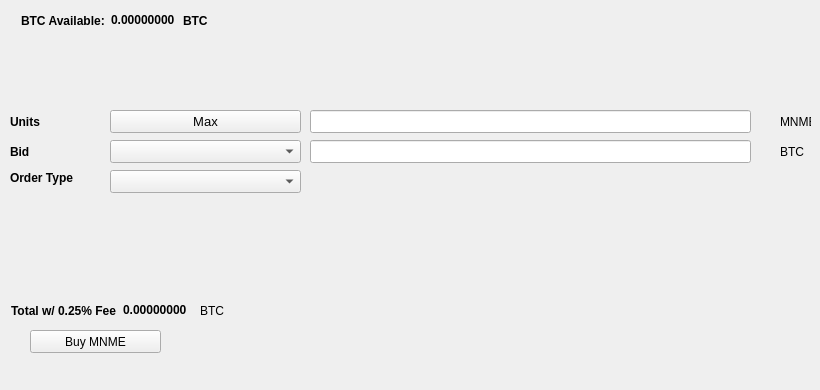
   <widget class="QWidget" name="BuyTab">
    <attribute name="title">
     <string>Buy</string>
    </attribute>
    <widget class="QPushButton" name="BuyMNME">
     <property name="geometry">
      <rect>
       <x>30</x>
       <y>330</y>
       <width>131</width>
       <height>23</height>
      </rect>
     </property>
     <property name="text">
      <string>Buy MNME</string>
     </property>
     <property name="icon">
      <iconset resource="../masternodesme.qrc">
       <normaloff>:/icons/bitcoin</normaloff>:/icons/bitcoin</iconset>
     </property>
    </widget>
    <widget class="QLabel" name="label_3">
     <property name="geometry">
      <rect>
       <x>10</x>
       <y>110</y>
       <width>46</width>
       <height>23</height>
      </rect>
     </property>
     <property name="font">
      <font>
       <weight>75</weight>
       <bold>true</bold>
      </font>
     </property>
     <property name="text">
      <string>Units</string>
     </property>
    </widget>
    <widget class="QLineEdit" name="UnitsInput">
     <property name="geometry">
      <rect>
       <x>310</x>
       <y>110</y>
       <width>441</width>
       <height>23</height>
      </rect>
     </property>
     <property name="font">
      <font>
       <pointsize>9</pointsize>
       <weight>75</weight>
       <bold>true</bold>
      </font>
     </property>
    </widget>
    <widget class="QLineEdit" name="BuyBidPriceEdit">
     <property name="geometry">
      <rect>
       <x>310</x>
       <y>140</y>
       <width>441</width>
       <height>23</height>
      </rect>
     </property>
     <property name="font">
      <font>
       <pointsize>9</pointsize>
       <weight>75</weight>
       <bold>true</bold>
      </font>
     </property>
    </widget>
    <widget class="QLabel" name="label_4">
     <property name="geometry">
      <rect>
       <x>780</x>
       <y>110</y>
       <width>31</width>
       <height>23</height>
      </rect>
     </property>
     <property name="text">
      <string>MNME</string>
     </property>
    </widget>
    <widget class="QLabel" name="label_5">
     <property name="geometry">
      <rect>
       <x>780</x>
       <y>140</y>
       <width>31</width>
       <height>23</height>
      </rect>
     </property>
     <property name="text">
      <string>BTC</string>
     </property>
    </widget>
    <widget class="QLabel" name="label_6">
     <property name="geometry">
      <rect>
       <x>10</x>
       <y>140</y>
       <width>46</width>
       <height>23</height>
      </rect>
     </property>
     <property name="font">
      <font>
       <weight>75</weight>
       <bold>true</bold>
      </font>
     </property>
     <property name="text">
      <string>Bid</string>
     </property>
    </widget>
    <widget class="QLabel" name="label_7">
     <property name="geometry">
      <rect>
       <x>10</x>
       <y>170</y>
       <width>91</width>
       <height>16</height>
      </rect>
     </property>
     <property name="font">
      <font>
       <weight>75</weight>
       <bold>true</bold>
      </font>
     </property>
     <property name="text">
      <string>Order Type</string>
     </property>
    </widget>
    <widget class="QPushButton" name="Buy_Max_Amount">
     <property name="geometry">
      <rect>
       <x>110</x>
       <y>110</y>
       <width>191</width>
       <height>23</height>
      </rect>
     </property>
     <property name="font">
      <font>
       <pointsize>10</pointsize>
      </font>
     </property>
     <property name="text">
      <string>Max</string>
     </property>
    </widget>
    <widget class="QComboBox" name="BuyBidcomboBox">
     <property name="geometry">
      <rect>
       <x>110</x>
       <y>140</y>
       <width>191</width>
       <height>23</height>
      </rect>
     </property>
     <property name="font">
      <font>
       <pointsize>10</pointsize>
      </font>
     </property>
    </widget>
    <widget class="QComboBox" name="buyOrdertypeCombo">
     <property name="geometry">
      <rect>
       <x>110</x>
       <y>170</y>
       <width>191</width>
       <height>23</height>
      </rect>
     </property>
     <property name="font">
      <font>
       <pointsize>10</pointsize>
      </font>
     </property>
    </widget>
    <widget class="QWidget" name="layoutWidget1">
     <property name="geometry">
      <rect>
       <x>21</x>
       <y>11</y>
       <width>227</width>
       <height>19</height>
      </rect>
     </property>
     <layout class="QHBoxLayout" name="horizontalLayout_3">
      <item>
       <widget class="QLabel" name="label232">
        <property name="font">
         <font>
          <weight>75</weight>
          <bold>true</bold>
         </font>
        </property>
        <property name="text">
         <string>BTC Available:</string>
        </property>
       </widget>
      </item>
      <item>
       <widget class="QLabel" name="BtcAvailableLbl">
        <property name="palette">
         <palette>
          <active>
           <colorrole role="WindowText">
            <brush brushstyle="SolidPattern">
             <color alpha="255">
              <red>0</red>
              <green>0</green>
              <blue>0</blue>
             </color>
            </brush>
           </colorrole>
           <colorrole role="Button">
            <brush brushstyle="SolidPattern">
             <color alpha="255">
              <red>0</red>
              <green>170</green>
              <blue>0</blue>
             </color>
            </brush>
           </colorrole>
           <colorrole role="Light">
            <brush brushstyle="SolidPattern">
             <color alpha="255">
              <red>0</red>
              <green>255</green>
              <blue>0</blue>
             </color>
            </brush>
           </colorrole>
           <colorrole role="Midlight">
            <brush brushstyle="SolidPattern">
             <color alpha="255">
              <red>0</red>
              <green>212</green>
              <blue>0</blue>
             </color>
            </brush>
           </colorrole>
           <colorrole role="Dark">
            <brush brushstyle="SolidPattern">
             <color alpha="255">
              <red>0</red>
              <green>85</green>
              <blue>0</blue>
             </color>
            </brush>
           </colorrole>
           <colorrole role="Mid">
            <brush brushstyle="SolidPattern">
             <color alpha="255">
              <red>0</red>
              <green>113</green>
              <blue>0</blue>
             </color>
            </brush>
           </colorrole>
           <colorrole role="Text">
            <brush brushstyle="SolidPattern">
             <color alpha="255">
              <red>0</red>
              <green>170</green>
              <blue>0</blue>
             </color>
            </brush>
           </colorrole>
           <colorrole role="BrightText">
            <brush brushstyle="SolidPattern">
             <color alpha="255">
              <red>255</red>
              <green>255</green>
              <blue>255</blue>
             </color>
            </brush>
           </colorrole>
           <colorrole role="ButtonText">
            <brush brushstyle="SolidPattern">
             <color alpha="255">
              <red>0</red>
              <green>0</green>
              <blue>0</blue>
             </color>
            </brush>
           </colorrole>
           <colorrole role="Base">
            <brush brushstyle="SolidPattern">
             <color alpha="255">
              <red>255</red>
              <green>255</green>
              <blue>255</blue>
             </color>
            </brush>
           </colorrole>
           <colorrole role="Window">
            <brush brushstyle="SolidPattern">
             <color alpha="255">
              <red>0</red>
              <green>170</green>
              <blue>0</blue>
             </color>
            </brush>
           </colorrole>
           <colorrole role="Shadow">
            <brush brushstyle="SolidPattern">
             <color alpha="255">
              <red>0</red>
              <green>0</green>
              <blue>0</blue>
             </color>
            </brush>
           </colorrole>
           <colorrole role="AlternateBase">
            <brush brushstyle="SolidPattern">
             <color alpha="255">
              <red>127</red>
              <green>212</green>
              <blue>127</blue>
             </color>
            </brush>
           </colorrole>
           <colorrole role="ToolTipBase">
            <brush brushstyle="SolidPattern">
             <color alpha="255">
              <red>255</red>
              <green>255</green>
              <blue>220</blue>
             </color>
            </brush>
           </colorrole>
           <colorrole role="ToolTipText">
            <brush brushstyle="SolidPattern">
             <color alpha="255">
              <red>0</red>
              <green>0</green>
              <blue>0</blue>
             </color>
            </brush>
           </colorrole>
          </active>
          <inactive>
           <colorrole role="WindowText">
            <brush brushstyle="SolidPattern">
             <color alpha="255">
              <red>0</red>
              <green>0</green>
              <blue>0</blue>
             </color>
            </brush>
           </colorrole>
           <colorrole role="Button">
            <brush brushstyle="SolidPattern">
             <color alpha="255">
              <red>0</red>
              <green>170</green>
              <blue>0</blue>
             </color>
            </brush>
           </colorrole>
           <colorrole role="Light">
            <brush brushstyle="SolidPattern">
             <color alpha="255">
              <red>0</red>
              <green>255</green>
              <blue>0</blue>
             </color>
            </brush>
           </colorrole>
           <colorrole role="Midlight">
            <brush brushstyle="SolidPattern">
             <color alpha="255">
              <red>0</red>
              <green>212</green>
              <blue>0</blue>
             </color>
            </brush>
           </colorrole>
           <colorrole role="Dark">
            <brush brushstyle="SolidPattern">
             <color alpha="255">
              <red>0</red>
              <green>85</green>
              <blue>0</blue>
             </color>
            </brush>
           </colorrole>
           <colorrole role="Mid">
            <brush brushstyle="SolidPattern">
             <color alpha="255">
              <red>0</red>
              <green>113</green>
              <blue>0</blue>
             </color>
            </brush>
           </colorrole>
           <colorrole role="Text">
            <brush brushstyle="SolidPattern">
             <color alpha="255">
              <red>0</red>
              <green>170</green>
              <blue>0</blue>
             </color>
            </brush>
           </colorrole>
           <colorrole role="BrightText">
            <brush brushstyle="SolidPattern">
             <color alpha="255">
              <red>255</red>
              <green>255</green>
              <blue>255</blue>
             </color>
            </brush>
           </colorrole>
           <colorrole role="ButtonText">
            <brush brushstyle="SolidPattern">
             <color alpha="255">
              <red>0</red>
              <green>0</green>
              <blue>0</blue>
             </color>
            </brush>
           </colorrole>
           <colorrole role="Base">
            <brush brushstyle="SolidPattern">
             <color alpha="255">
              <red>255</red>
              <green>255</green>
              <blue>255</blue>
             </color>
            </brush>
           </colorrole>
           <colorrole role="Window">
            <brush brushstyle="SolidPattern">
             <color alpha="255">
              <red>0</red>
              <green>170</green>
              <blue>0</blue>
             </color>
            </brush>
           </colorrole>
           <colorrole role="Shadow">
            <brush brushstyle="SolidPattern">
             <color alpha="255">
              <red>0</red>
              <green>0</green>
              <blue>0</blue>
             </color>
            </brush>
           </colorrole>
           <colorrole role="AlternateBase">
            <brush brushstyle="SolidPattern">
             <color alpha="255">
              <red>127</red>
              <green>212</green>
              <blue>127</blue>
             </color>
            </brush>
           </colorrole>
           <colorrole role="ToolTipBase">
            <brush brushstyle="SolidPattern">
             <color alpha="255">
              <red>255</red>
              <green>255</green>
              <blue>220</blue>
             </color>
            </brush>
           </colorrole>
           <colorrole role="ToolTipText">
            <brush brushstyle="SolidPattern">
             <color alpha="255">
              <red>0</red>
              <green>0</green>
              <blue>0</blue>
             </color>
            </brush>
           </colorrole>
          </inactive>
          <disabled>
           <colorrole role="WindowText">
            <brush brushstyle="SolidPattern">
             <color alpha="255">
              <red>0</red>
              <green>85</green>
              <blue>0</blue>
             </color>
            </brush>
           </colorrole>
           <colorrole role="Button">
            <brush brushstyle="SolidPattern">
             <color alpha="255">
              <red>0</red>
              <green>170</green>
              <blue>0</blue>
             </color>
            </brush>
           </colorrole>
           <colorrole role="Light">
            <brush brushstyle="SolidPattern">
             <color alpha="255">
              <red>0</red>
              <green>255</green>
              <blue>0</blue>
             </color>
            </brush>
           </colorrole>
           <colorrole role="Midlight">
            <brush brushstyle="SolidPattern">
             <color alpha="255">
              <red>0</red>
              <green>212</green>
              <blue>0</blue>
             </color>
            </brush>
           </colorrole>
           <colorrole role="Dark">
            <brush brushstyle="SolidPattern">
             <color alpha="255">
              <red>0</red>
              <green>85</green>
              <blue>0</blue>
             </color>
            </brush>
           </colorrole>
           <colorrole role="Mid">
            <brush brushstyle="SolidPattern">
             <color alpha="255">
              <red>0</red>
              <green>113</green>
              <blue>0</blue>
             </color>
            </brush>
           </colorrole>
           <colorrole role="Text">
            <brush brushstyle="SolidPattern">
             <color alpha="255">
              <red>0</red>
              <green>85</green>
              <blue>0</blue>
             </color>
            </brush>
           </colorrole>
           <colorrole role="BrightText">
            <brush brushstyle="SolidPattern">
             <color alpha="255">
              <red>255</red>
              <green>255</green>
              <blue>255</blue>
             </color>
            </brush>
           </colorrole>
           <colorrole role="ButtonText">
            <brush brushstyle="SolidPattern">
             <color alpha="255">
              <red>0</red>
              <green>85</green>
              <blue>0</blue>
             </color>
            </brush>
           </colorrole>
           <colorrole role="Base">
            <brush brushstyle="SolidPattern">
             <color alpha="255">
              <red>0</red>
              <green>170</green>
              <blue>0</blue>
             </color>
            </brush>
           </colorrole>
           <colorrole role="Window">
            <brush brushstyle="SolidPattern">
             <color alpha="255">
              <red>0</red>
              <green>170</green>
              <blue>0</blue>
             </color>
            </brush>
           </colorrole>
           <colorrole role="Shadow">
            <brush brushstyle="SolidPattern">
             <color alpha="255">
              <red>0</red>
              <green>0</green>
              <blue>0</blue>
             </color>
            </brush>
           </colorrole>
           <colorrole role="AlternateBase">
            <brush brushstyle="SolidPattern">
             <color alpha="255">
              <red>0</red>
              <green>170</green>
              <blue>0</blue>
             </color>
            </brush>
           </colorrole>
           <colorrole role="ToolTipBase">
            <brush brushstyle="SolidPattern">
             <color alpha="255">
              <red>255</red>
              <green>255</green>
              <blue>220</blue>
             </color>
            </brush>
           </colorrole>
           <colorrole role="ToolTipText">
            <brush brushstyle="SolidPattern">
             <color alpha="255">
              <red>0</red>
              <green>0</green>
              <blue>0</blue>
             </color>
            </brush>
           </colorrole>
          </disabled>
         </palette>
        </property>
        <property name="font">
         <font>
          <weight>75</weight>
          <bold>true</bold>
         </font>
        </property>
        <property name="text">
         <string>0.00000000</string>
        </property>
        <property name="textInteractionFlags">
         <set>Qt::LinksAccessibleByMouse|Qt::TextSelectableByKeyboard|Qt::TextSelectableByMouse</set>
        </property>
       </widget>
      </item>
      <item>
       <widget class="QLabel" name="BtcAvailableLbl_2">
        <property name="font">
         <font>
          <weight>75</weight>
          <bold>true</bold>
         </font>
        </property>
        <property name="text">
         <string>BTC</string>
        </property>
       </widget>
      </item>
     </layout>
    </widget>
    <widget class="QWidget" name="layoutWidge2">
     <property name="geometry">
      <rect>
       <x>11</x>
       <y>301</y>
       <width>259</width>
       <height>19</height>
      </rect>
     </property>
     <layout class="QHBoxLayout" name="horizontalLayout_4">
      <item>
       <widget class="QLabel" name="label_9">
        <property name="font">
         <font>
          <weight>75</weight>
          <bold>true</bold>
         </font>
        </property>
        <property name="text">
         <string>Total w/ 0.25% Fee</string>
        </property>
       </widget>
      </item>
      <item>
       <widget class="QLabel" name="BuyCostLabel">
        <property name="palette">
         <palette>
          <active>
           <colorrole role="WindowText">
            <brush brushstyle="SolidPattern">
             <color alpha="255">
              <red>0</red>
              <green>0</green>
              <blue>0</blue>
             </color>
            </brush>
           </colorrole>
           <colorrole role="Button">
            <brush brushstyle="SolidPattern">
             <color alpha="255">
              <red>0</red>
              <green>170</green>
              <blue>0</blue>
             </color>
            </brush>
           </colorrole>
           <colorrole role="Light">
            <brush brushstyle="SolidPattern">
             <color alpha="255">
              <red>0</red>
              <green>255</green>
              <blue>0</blue>
             </color>
            </brush>
           </colorrole>
           <colorrole role="Midlight">
            <brush brushstyle="SolidPattern">
             <color alpha="255">
              <red>0</red>
              <green>212</green>
              <blue>0</blue>
             </color>
            </brush>
           </colorrole>
           <colorrole role="Dark">
            <brush brushstyle="SolidPattern">
             <color alpha="255">
              <red>0</red>
              <green>85</green>
              <blue>0</blue>
             </color>
            </brush>
           </colorrole>
           <colorrole role="Mid">
            <brush brushstyle="SolidPattern">
             <color alpha="255">
              <red>0</red>
              <green>113</green>
              <blue>0</blue>
             </color>
            </brush>
           </colorrole>
           <colorrole role="Text">
            <brush brushstyle="SolidPattern">
             <color alpha="255">
              <red>0</red>
              <green>170</green>
              <blue>0</blue>
             </color>
            </brush>
           </colorrole>
           <colorrole role="BrightText">
            <brush brushstyle="SolidPattern">
             <color alpha="255">
              <red>255</red>
              <green>255</green>
              <blue>255</blue>
             </color>
            </brush>
           </colorrole>
           <colorrole role="ButtonText">
            <brush brushstyle="SolidPattern">
             <color alpha="255">
              <red>0</red>
              <green>0</green>
              <blue>0</blue>
             </color>
            </brush>
           </colorrole>
           <colorrole role="Base">
            <brush brushstyle="SolidPattern">
             <color alpha="255">
              <red>255</red>
              <green>255</green>
              <blue>255</blue>
             </color>
            </brush>
           </colorrole>
           <colorrole role="Window">
            <brush brushstyle="SolidPattern">
             <color alpha="255">
              <red>0</red>
              <green>170</green>
              <blue>0</blue>
             </color>
            </brush>
           </colorrole>
           <colorrole role="Shadow">
            <brush brushstyle="SolidPattern">
             <color alpha="255">
              <red>0</red>
              <green>0</green>
              <blue>0</blue>
             </color>
            </brush>
           </colorrole>
           <colorrole role="AlternateBase">
            <brush brushstyle="SolidPattern">
             <color alpha="255">
              <red>127</red>
              <green>212</green>
              <blue>127</blue>
             </color>
            </brush>
           </colorrole>
           <colorrole role="ToolTipBase">
            <brush brushstyle="SolidPattern">
             <color alpha="255">
              <red>255</red>
              <green>255</green>
              <blue>220</blue>
             </color>
            </brush>
           </colorrole>
           <colorrole role="ToolTipText">
            <brush brushstyle="SolidPattern">
             <color alpha="255">
              <red>0</red>
              <green>0</green>
              <blue>0</blue>
             </color>
            </brush>
           </colorrole>
          </active>
          <inactive>
           <colorrole role="WindowText">
            <brush brushstyle="SolidPattern">
             <color alpha="255">
              <red>0</red>
              <green>0</green>
              <blue>0</blue>
             </color>
            </brush>
           </colorrole>
           <colorrole role="Button">
            <brush brushstyle="SolidPattern">
             <color alpha="255">
              <red>0</red>
              <green>170</green>
              <blue>0</blue>
             </color>
            </brush>
           </colorrole>
           <colorrole role="Light">
            <brush brushstyle="SolidPattern">
             <color alpha="255">
              <red>0</red>
              <green>255</green>
              <blue>0</blue>
             </color>
            </brush>
           </colorrole>
           <colorrole role="Midlight">
            <brush brushstyle="SolidPattern">
             <color alpha="255">
              <red>0</red>
              <green>212</green>
              <blue>0</blue>
             </color>
            </brush>
           </colorrole>
           <colorrole role="Dark">
            <brush brushstyle="SolidPattern">
             <color alpha="255">
              <red>0</red>
              <green>85</green>
              <blue>0</blue>
             </color>
            </brush>
           </colorrole>
           <colorrole role="Mid">
            <brush brushstyle="SolidPattern">
             <color alpha="255">
              <red>0</red>
              <green>113</green>
              <blue>0</blue>
             </color>
            </brush>
           </colorrole>
           <colorrole role="Text">
            <brush brushstyle="SolidPattern">
             <color alpha="255">
              <red>0</red>
              <green>170</green>
              <blue>0</blue>
             </color>
            </brush>
           </colorrole>
           <colorrole role="BrightText">
            <brush brushstyle="SolidPattern">
             <color alpha="255">
              <red>255</red>
              <green>255</green>
              <blue>255</blue>
             </color>
            </brush>
           </colorrole>
           <colorrole role="ButtonText">
            <brush brushstyle="SolidPattern">
             <color alpha="255">
              <red>0</red>
              <green>0</green>
              <blue>0</blue>
             </color>
            </brush>
           </colorrole>
           <colorrole role="Base">
            <brush brushstyle="SolidPattern">
             <color alpha="255">
              <red>255</red>
              <green>255</green>
              <blue>255</blue>
             </color>
            </brush>
           </colorrole>
           <colorrole role="Window">
            <brush brushstyle="SolidPattern">
             <color alpha="255">
              <red>0</red>
              <green>170</green>
              <blue>0</blue>
             </color>
            </brush>
           </colorrole>
           <colorrole role="Shadow">
            <brush brushstyle="SolidPattern">
             <color alpha="255">
              <red>0</red>
              <green>0</green>
              <blue>0</blue>
             </color>
            </brush>
           </colorrole>
           <colorrole role="AlternateBase">
            <brush brushstyle="SolidPattern">
             <color alpha="255">
              <red>127</red>
              <green>212</green>
              <blue>127</blue>
             </color>
            </brush>
           </colorrole>
           <colorrole role="ToolTipBase">
            <brush brushstyle="SolidPattern">
             <color alpha="255">
              <red>255</red>
              <green>255</green>
              <blue>220</blue>
             </color>
            </brush>
           </colorrole>
           <colorrole role="ToolTipText">
            <brush brushstyle="SolidPattern">
             <color alpha="255">
              <red>0</red>
              <green>0</green>
              <blue>0</blue>
             </color>
            </brush>
           </colorrole>
          </inactive>
          <disabled>
           <colorrole role="WindowText">
            <brush brushstyle="SolidPattern">
             <color alpha="255">
              <red>0</red>
              <green>85</green>
              <blue>0</blue>
             </color>
            </brush>
           </colorrole>
           <colorrole role="Button">
            <brush brushstyle="SolidPattern">
             <color alpha="255">
              <red>0</red>
              <green>170</green>
              <blue>0</blue>
             </color>
            </brush>
           </colorrole>
           <colorrole role="Light">
            <brush brushstyle="SolidPattern">
             <color alpha="255">
              <red>0</red>
              <green>255</green>
              <blue>0</blue>
             </color>
            </brush>
           </colorrole>
           <colorrole role="Midlight">
            <brush brushstyle="SolidPattern">
             <color alpha="255">
              <red>0</red>
              <green>212</green>
              <blue>0</blue>
             </color>
            </brush>
           </colorrole>
           <colorrole role="Dark">
            <brush brushstyle="SolidPattern">
             <color alpha="255">
              <red>0</red>
              <green>85</green>
              <blue>0</blue>
             </color>
            </brush>
           </colorrole>
           <colorrole role="Mid">
            <brush brushstyle="SolidPattern">
             <color alpha="255">
              <red>0</red>
              <green>113</green>
              <blue>0</blue>
             </color>
            </brush>
           </colorrole>
           <colorrole role="Text">
            <brush brushstyle="SolidPattern">
             <color alpha="255">
              <red>0</red>
              <green>85</green>
              <blue>0</blue>
             </color>
            </brush>
           </colorrole>
           <colorrole role="BrightText">
            <brush brushstyle="SolidPattern">
             <color alpha="255">
              <red>255</red>
              <green>255</green>
              <blue>255</blue>
             </color>
            </brush>
           </colorrole>
           <colorrole role="ButtonText">
            <brush brushstyle="SolidPattern">
             <color alpha="255">
              <red>0</red>
              <green>85</green>
              <blue>0</blue>
             </color>
            </brush>
           </colorrole>
           <colorrole role="Base">
            <brush brushstyle="SolidPattern">
             <color alpha="255">
              <red>0</red>
              <green>170</green>
              <blue>0</blue>
             </color>
            </brush>
           </colorrole>
           <colorrole role="Window">
            <brush brushstyle="SolidPattern">
             <color alpha="255">
              <red>0</red>
              <green>170</green>
              <blue>0</blue>
             </color>
            </brush>
           </colorrole>
           <colorrole role="Shadow">
            <brush brushstyle="SolidPattern">
             <color alpha="255">
              <red>0</red>
              <green>0</green>
              <blue>0</blue>
             </color>
            </brush>
           </colorrole>
           <colorrole role="AlternateBase">
            <brush brushstyle="SolidPattern">
             <color alpha="255">
              <red>0</red>
              <green>170</green>
              <blue>0</blue>
             </color>
            </brush>
           </colorrole>
           <colorrole role="ToolTipBase">
            <brush brushstyle="SolidPattern">
             <color alpha="255">
              <red>255</red>
              <green>255</green>
              <blue>220</blue>
             </color>
            </brush>
           </colorrole>
           <colorrole role="ToolTipText">
            <brush brushstyle="SolidPattern">
             <color alpha="255">
              <red>0</red>
              <green>0</green>
              <blue>0</blue>
             </color>
            </brush>
           </colorrole>
          </disabled>
         </palette>
        </property>
        <property name="font">
         <font>
          <weight>75</weight>
          <bold>true</bold>
         </font>
        </property>
        <property name="autoFillBackground">
         <bool>false</bool>
        </property>
        <property name="text">
         <string>0.00000000</string>
        </property>
        <property name="textInteractionFlags">
         <set>Qt::LinksAccessibleByMouse|Qt::TextSelectableByMouse</set>
        </property>
       </widget>
      </item>
      <item>
       <widget class="QLabel" name="label_10">
        <property name="font">
         <font>
          <weight>50</weight>
          <bold>false</bold>
         </font>
        </property>
        <property name="text">
         <string>BTC</string>
        </property>
       </widget>
      </item>
     </layout>
    </widget>
    <widget class="QLabel" name="label_24">
     <property name="geometry">
      <rect>
       <x>460</x>
       <y>300</y>
       <width>281</width>
       <height>81</height>
      </rect>
     </property>
     <property name="text">
      <string/>
     </property>
     <property name="pixmap">
      <pixmap>:/images/bittrex</pixmap>
     </property>
    </widget>
   </widget>
